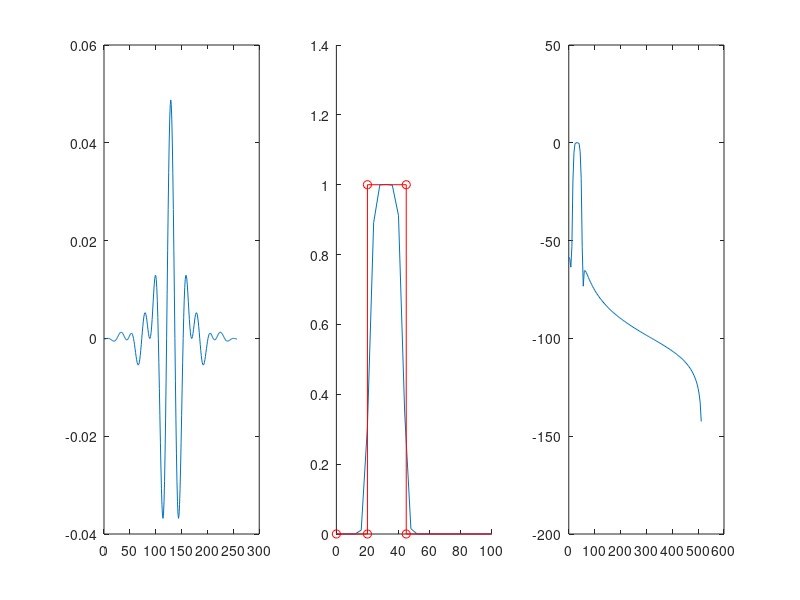

MATLAB code for this plot:
%%
srate = 1024;
nyquist = srate/2;
frange = [20 45];
order = round(5*srate/frange(1));

filtkern = fir1(order,frange/nyquist);

figure(1), clf,hold on
subplot(131)
plot(filtkern)


hz = linspace(0,srate/2,floor(length(filtkern)/2)+1);
filtpow = abs(fft(filtkern)).^2;
filtpow = filtpow(1:length(hz));

subplot(132),hold on
plot(hz,filtpow)
plot([0 frange(1) frange frange(2) nyquist],[0 0 1 1 0 0],'ro-')
xlim([0,100])

subplot(133)
plot(hz,10*log10(filtpow))
